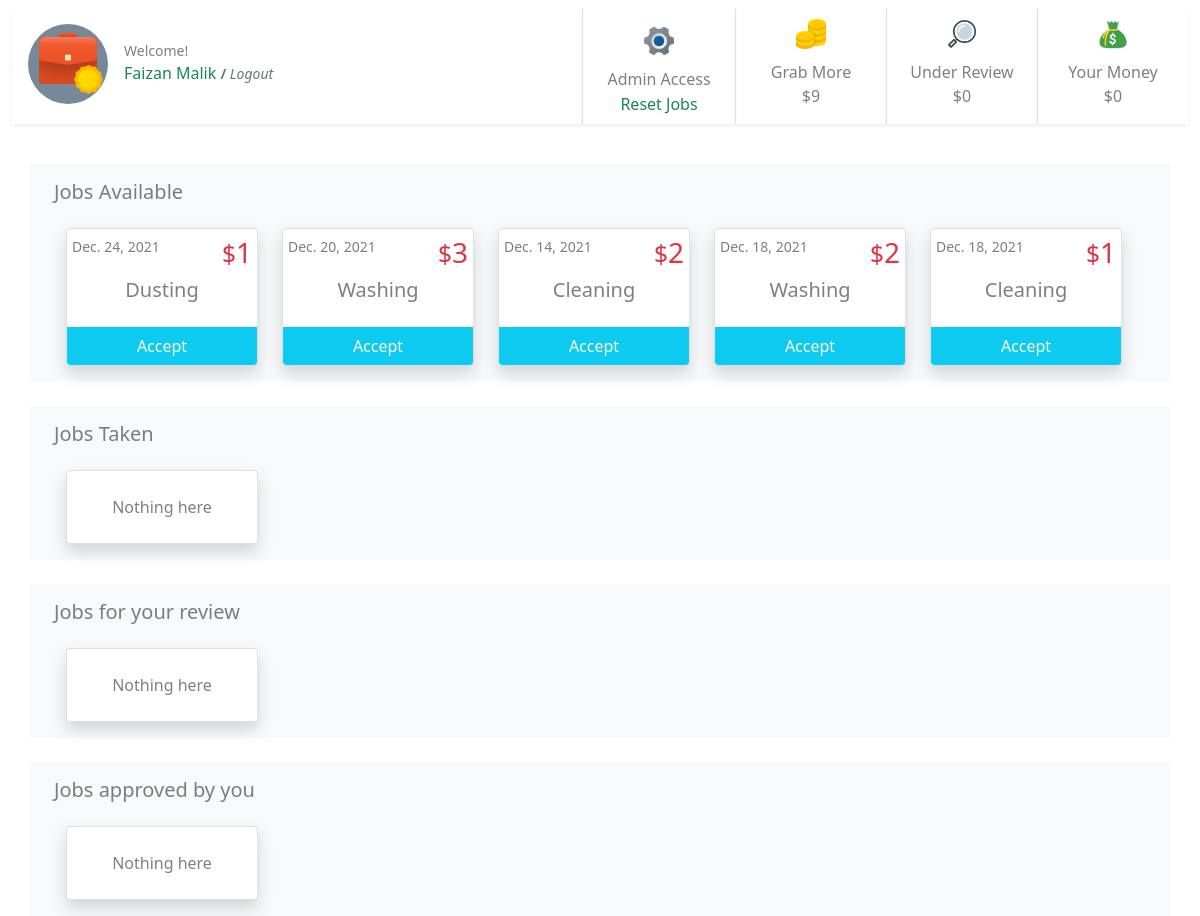
The app's page / (signed in) with its own data.
### jobs/models.py (models this page shows, shortened)
class JobPost(models.Model):
    job_title = models.CharField(max_length=200)
    publish_date = models.DateTimeField('date published')
    job_detail = models.CharField(max_length=200)
    job_price = models.IntegerField(default=0)
    job_taken = models.BooleanField(default=False)
    job_under_review = models.BooleanField(default=False)
    job_passed_review = models.BooleanField(default=False)
    job_taken_date = models.DateTimeField('date job taken', null=True, blank=True)
    job_done = models.BooleanField(default=False)
    job_done_date = models.DateTimeField('date job completed', null=True, blank=True)
    job_taker = models.ForeignKey(User, on_delete=models.CASCADE, null=True, blank=True, related_name='job_user')
    job_creator = models.ForeignKey(User, on_delete=models.CASCADE, null=True, blank=True, related_name='job_author')
    def __str__(self):
        return self.job_title

### jobs/views.py (the view, shortened to what this page needs)
# urls.py: path('', views.index, name='index'),
@login_required
def index(request):
    print("user type : ",type(request.user))
    user = User.objects.get(username = request.user)
    user_group = Group.objects.get(user = request.user)
    print('user_group \n', user_group)
    users_in_a_group = User.objects.filter(groups=user_group)
    print('users in group \n',users_in_a_group )
    def job_creators(users_in_a_group):
        poster = None
        for u in users_in_a_group:
            job_list_1 = JobPost.objects.filter(job_creator = u).order_by('-id')[:10]
            print (u, job_list_1, len(job_list_1))
            if len(job_list_1) > 0:
                print("job creator is", u.id)
                poster = u
                print(u)
            else:
                print('None')
        return poster
    this_family_jobs = JobPost.objects.filter(job_creator=job_creators(users_in_a_group))
    print('this_family_jobs : ', this_family_jobs)
    if request.user.is_staff:
        print("I am a staff")
        my_jobs_under_review = this_family_jobs.filter(job_taker=user).filter(job_taken= True).filter(job_under_review= True).order_by('-id')[:10]
        my_jobs_acceptably_done = this_family_jobs.filter(job_taker=user).filter(job_taken=True).filter(job_done=True).filter(job_passed_review= True).order_by('-id')[:10]
        jobs_under_review = this_family_jobs.filter(job_taken= True).filter(job_under_review= True).order_by('-id')[:10]
        jobs_acceptably_done = this_family_jobs.filter(job_taken=True).filter(job_done=True).filter(job_passed_review= True).order_by('-id')[:10]
        job_list = this_family_jobs.filter(job_taken= False).order_by('-id')[:10]
        job_gone = this_family_jobs.filter(job_taken= True).order_by('-id')[:10]
        my_unfinished_jobs = this_family_jobs.filter(job_taker=user).filter(job_taken=True).filter(job_done=False).order_by('-id')[:10]
        all_unfinished_jobs = this_family_jobs.filter(job_taken=True).filter(job_done=False).order_by('-id')[:10]
        my_done_jobs = this_family_jobs.filter(job_taker=user).filter(job_done=True).order_by('-id')[:10]
        all_done_jobs = this_family_jobs.filter(job_taken=True).filter(job_done=True).order_by('-id')[:10]
        my_money_under_review_this_month = this_family_jobs.filter(job_taken=True).filter(job_under_review= True).filter(job_done=True).aggregate(Sum('job_price'))
        my_total_this_mont = this_family_jobs.filter(job_taken=True).filter(job_done=True).filter(job_passed_review= True).aggregate(Sum('job_price'))
        unclaimed = this_family_jobs.filter(job_taken= False).aggregate(Sum('job_price'))
    template = loader.get_template('jobs/index.html')
    print("Money", my_money_under_review_this_month)
    if request.user == 'AnonymousUser':
        usr = "None"
    else:
        usr = request.user
    context = {
     'job_list': job_list,
     'job_gone' : job_gone,
     'my_unfinished_jobs' : my_unfinished_jobs,
     'my_done_jobs' : my_done_jobs,
     'user': usr,
     'my_money_under_review_this_month':my_money_under_review_this_month,
     'my_total_this_mont': my_total_this_mont,
     'unclaimed': unclaimed,
     'all_unfinished_jobs' : all_unfinished_jobs,
     'all_done_jobs' : all_done_jobs,
     'jobs_acceptably_done' : jobs_acceptably_done,
     'jobs_under_review' : jobs_under_review,
     'my_jobs_acceptably_done' : my_jobs_acceptably_done,
     'my_jobs_under_review' : my_jobs_under_review,
     }
    return HttpResponse(template.render(context, request))

### jobs/templates/jobs/index.html (shortened to what this page needs)
{% extends "jobs/base.html" %} {% load static %} {% block user %} {{user.first_name}} {{user.last_name}}{% endblock user %} {% block content %}
<div class="container bg-light">
    <h5 class="mt-4 mb-4 pt-3 text-black-50">Jobs Available</h5>
    <div class="row justify-content-start flex-wrap">
        {% if job_list %} {% for q in job_list %}
        <div class="card ms-4 mb-3 shadow rounded p-0" style="width: 12rem;">
            <a class="btn p-0" href="{% url 'jobs:detail' q.id%}" style="width: 100%;">
                <div class="card-body p-0">
                    <div class="d-flex justify-content-between">
                        <small class="card-text text-black-50 mt-1 ms-1">{{q.publish_date.date}}</small>
                        <h3 class="text-danger mt-1 me-1 "><small>$</small>{{q.job_price}}</h3>
                    </div>
                    <h5 class="card-title pb-3 text-center text-black-50">{{ q.job_title }}</h5>
            </a>
            <form class="text-center bg-info rounded-bottom" action="{% url 'jobs:payments' %}" method='post'>
                <input type="submit" value="Accept" class="btn btn-info text-white fs-6" style="width: 100%;">
            </form>
            </div>
        </div>
        {% endfor %} {% else %}
        <div class="card ms-4 mb-3 shadow bg-body rounded p-0" style="width: 12rem;">
            <div class="card-body mt-2 pb-0">
                <p class="card-title pb-3 text-center text-black-50">No jobs available</p>
            </div>
        </div>
        {% endif %}
{% if user.is_staff %}
<div class="container bg-light">
    <h5 class="mt-4 mb-4 pt-3 text-black-50">Jobs Taken</h5>
    <div class="row">
        {% if all_unfinished_jobs %} {% for q in all_unfinished_jobs %}
        <div class="card ms-4 mb-3 shadow bg-body rounded p-0" style="width: 12rem;">
            <a class="btn p-0" href="{% url 'jobs:detail' q.id%}" style="width: 100%;">
                <div class="card-body p-0 ">
                    <div class="d-flex justify-content-between">
                        <small class="card-text text-black-50 mt-1 ms-1">{{q.publish_date.date}}</small>
                        <h3 class="text-danger mt-1 me-1 "><small>$</small>{{q.job_price}}</h3>
                    </div>
                    <h5 class="card-title pb-3 text-center text-black-50">{{ q.job_title }}</h5>
                    <p class="text-black-50">Taken by : {{q.job_taker.first_name}}</p>
            </a>
            </div>
        </div>
        {% endfor %} {% else %}
        <div class="card ms-4 mb-3 shadow bg-body rounded p-0" style="width: 12rem;">
            <div class="card-body mt-2 pb-0">
                <p class="card-title pb-3 text-center text-black-50">Nothing here</p>
            </div>
        </div>
        {% endif %}
    </div>
</div>
<div class="container bg-light">
    <h5 class="mt-4 mb-4 pt-3 text-black-50"> Jobs for your review </h5>
    <div class="row">
        {% if jobs_under_review %} {% for q in jobs_under_review %}
        <div class="card ms-4 mb-3 shadow bg-body rounded p-0" style="width: 12rem;">
            <a class="btn p-0" href="{% url 'jobs:detail' q.id%}" style="width: 100%;">
                <div class="card-body p-0 ">
                    <div class="d-flex justify-content-between">
                        <small class="card-text text-black-50 mt-1 ms-1">{{q.job_done_date.date}}</small>
                        <h3 class="text-danger mt-1 me-1 "><small>$</small>{{q.job_price}}</h3>
                    </div>
                    <h3 class="card-title pb-3 text-center">{{ q.job_title }}</h3>
                    <p class="text-black-50">Done by : {{q.job_taker.first_name}}</p>
                </div>
                <a class="btn p-0" href="{% url 'jobs:detail' q.id%}" style="width: 100%;"></a>
                <form id='form4' class="text-center bg-info rounded-bottom" action="{% url 'jobs:review_done' %}" method='post'>
                    {% csrf_token %}
                    <input type="radio" id="accept" name="Choice" value="{{q.id}}" checked style="display: none;">
                    <label for="accept" style="display: none;"> Accept</label>
                    <!-- <input type="radio" id="reject" name="Choice" value="-2">
                    <label for="reject"> Reject</label> -->
                    <input type="submit" value="Approve" class="btn btn-info text-white fs-6" style="width: 100%;">
                </form>
        </div>
        {% endfor %} {% else %}
        <div class="card ms-4 mb-3 shadow bg-body rounded p-0" style="width: 12rem;">
            <div class="card-body mt-2 pb-0">
                <p class="card-title pb-3 text-center text-black-50">Nothing here</p>
            </div>
        </div>
        {% endif %}
    </div>
</div>
<div class="container bg-light">
    <h5 class="mt-4 mb-4 pt-3 text-black-50"> Jobs approved by you </h5>
    <div class="row">
        {% if jobs_acceptably_done %} {% for q in jobs_acceptably_done %}
        <div class="card ms-4 mb-3 shadow bg-body rounded p-0" style="width: 12rem;">
            <a class="btn p-0" href="{% url 'jobs:detail' q.id%}" style="width: 100%;">
                <div class="card-body p-0 ">
                    <div class="d-flex justify-content-between">
                        <small class="card-text text-black-50 mt-1 ms-1">{{q.job_done_date.date}}</small>
                        <h3 class="text-danger mt-1 me-1 "><small>$</small>{{q.job_price}}</h3>
                    </div>
                    <h3 class="card-title pb-3 text-center">{{ q.job_title }}</h3>
                    <p class="text-black-50">Done by : {{q.job_taker.first_name}}</p>
                </div>
                <a class="btn p-0" href="{% url 'jobs:detail' q.id%}" style="width: 100%;"></a>
        </div>
        {% endfor %} {% else %}
        <div class="card ms-4 mb-3 shadow bg-body rounded p-0" style="width: 12rem;">
            <div class="card-body mt-2 pb-0">
                <p class="card-title pb-3 text-center text-black-50">Nothing here</p>
            </div>
        </div>
        {% endif %}
    </div>
</div>
    {% endif %}
{% endblock content %} {% block sidebar %}
<div class="d-flex flex-row " style="">
    <div class="d-flex flex-row ">
        {% if user.is_staff %}
        <div class=" mt-2 mb-2 text-center align-content-center border-start shadow-sm">
            <a class="btn p-0" href="../admin/" style="width: 100%;">
                <div class="" style="width: 150px;">
                    <img class="m-2" src="{% static 'jobs/admin.png'%}" style="width: 36px; height: 36px;" alt="Card image">
                    <div class="">
                        <p class="m-0 text-black-50 fs-6">Admin Access</p>
                        <form id="3" class="m-0 p-0" action="{% url 'jobs:mark_not_done' %}" method='post'>
                            <input type="submit" value="Reset Jobs" class="btn text-success m-0 p-0" style="">
                        </form>
                    </div>
                </div>
            </a>
        </div>
        {% endif %}
        <div class=" mt-2 mb-2  text-center border-start shadow-sm">
            <div class="" style="width: 150px;">
                <img class="m-2" src="{% static 'jobs/unclaimed.png'%}" style="width: 36px; height: 36px;" alt="Card image">
                <div class="">
                    <p class="m-0 text-black-50 fs-6">Grab More</p> {% if unclaimed.job_price__sum != None %}
                    <p class="text-black-50 fs-6">${{unclaimed.job_price__sum}}</p>
                    {% else %}
                    <p class="text-black-50 fs-6">$0</p>
                    {% endif %}
                </div>
            </div>
        </div>
        <div class=" mt-2 mb-2  text-center border-start shadow-sm">
            <div class="" style="width: 150px;">
                <img class="m-2" src="{% static 'jobs/underreview.png'%}" style="width: 36px; height: 36px;" alt="Card image">
                <div class="">
                    <p class="m-0 text-black-50">Under Review</p> {% if my_money_under_review_this_month.job_price__sum != None %}
                    <p class="text-black-50 fs-6">${{my_money_under_review_this_month.job_price__sum}}</p>
                    {% else %}
                    <p class="text-black-50 fs-6">$0</p>
                    {% endif %}
                </div>
            </div>
        </div>
        <div class=" mt-2 mb-2  text-center border-start shadow-sm">
            <div class="" style="width: 150px;">
                <img class="m-2" src="{% static 'jobs/mymoney.png'%}" style="width: 36px; height: 36px;" alt="Card image">
                <div class="">
                    <p class="m-0 text-black-50">Your Money</p> {% if my_total_this_mont.job_price__sum != None %}
                    <p class="text-black-50 fs-6">${{my_total_this_mont.job_price__sum}}</p>
                    {% else %}
                    <p class="text-black-50 fs-6">$0</p>
                    {% endif %}
                </div>
            </div>
        </div>
    </div>
    {% endblock sidebar %}

### records on screen
JobPost: publish_date "Dec. 24, 2021", job_price "1", job_title "Dusting"
JobPost: publish_date "Dec. 20, 2021", job_price "3", job_title "Washing"
JobPost: publish_date "Dec. 14, 2021", job_price "2", job_title "Cleaning"
JobPost: publish_date "Dec. 18, 2021", job_price "2", job_title "Washing"
JobPost: publish_date "Dec. 18, 2021", job_price "1", job_title "Cleaning"

### other values on screen
{{ user.first_name }} "Faizan"
{{ user.last_name }} "Malik"
{{ unclaimed.job_price__sum }} "9"
